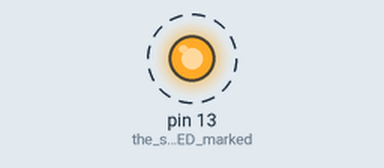
Simulated run of this sketch. Board: Arduino Uno, built with avr-gcc and run on an emulated ATmega328P. On the bench: output pins drawn as LEDs (lit = HIGH). Dashed ring = blinking. What the sketch prints to the serial monitor is not drawn.

Above: at 0.2 s.
Timing chart, 0 to 3.0 s (numbered marks = the images above):
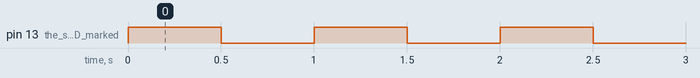

Measured:
- by itself, pin 13 (the_small_LED_marked): alternates HIGH for 0.50 s and LOW for 0.50 s

The sketch:

hello_rover.ino
```cpp
// hello_rover.ino - Rover's first sketch: say hello, blink the board's LED, count the seconds
void setup() {
  Serial.begin(9600);                  // start talking to the computer at 9600 bits per second
  Serial.println("Hello from Rover!");
  pinMode(LED_BUILTIN, OUTPUT);        // the small LED marked "L" on the board (pin 13)
}

void loop() {
  digitalWrite(LED_BUILTIN, HIGH);     // LED on
  delay(500);                          // wait 500 ms
  digitalWrite(LED_BUILTIN, LOW);      // LED off
  delay(500);
  Serial.print("seconds since power-on: ");
  Serial.println(millis() / 1000);
}
```
